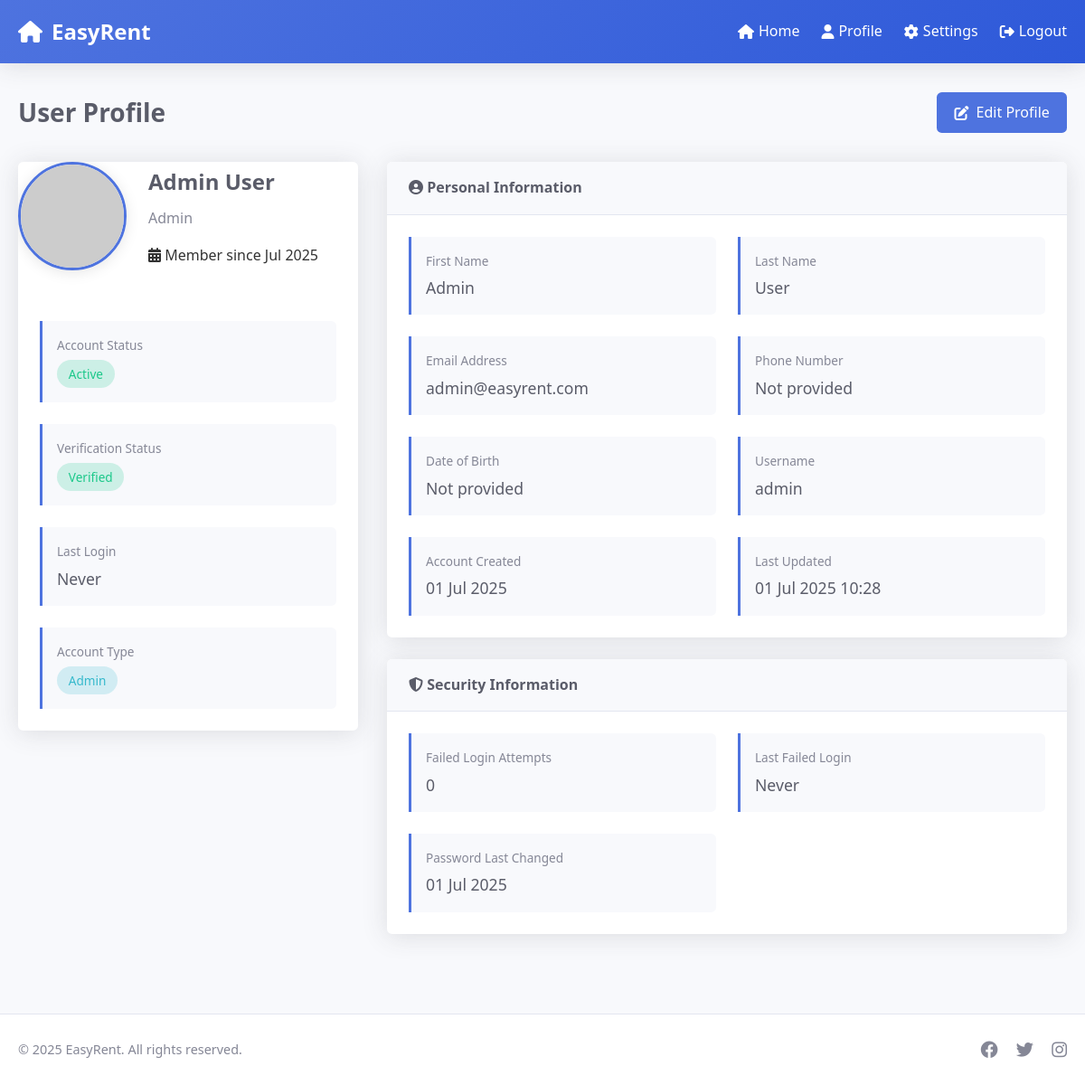
Screenshot of /profile.php (signed in) with the database file from the repository.
### tables this page shows
CREATE TABLE `users` (
  `id` int(11) NOT NULL,
  `username` varchar(50) NOT NULL,
  `email` varchar(100) NOT NULL,
  `password_hash` varchar(255) NOT NULL,
  `user_type` enum('tenant','landlord','admin') NOT NULL DEFAULT 'tenant',
  `first_name` varchar(50) DEFAULT NULL,
  `last_name` varchar(50) DEFAULT NULL,
  `phone` varchar(20) DEFAULT NULL,
  `profile_image` varchar(255) DEFAULT NULL,
  `date_of_birth` date DEFAULT NULL,
  `is_verified` tinyint(1) DEFAULT 0,
  `is_active` tinyint(1) DEFAULT 1,
  `created_at` timestamp NOT NULL DEFAULT current_timestamp(),
  `updated_at` timestamp NOT NULL DEFAULT current_timestamp() ON UPDATE current_timestamp(),
  `failed_login_attempts` int(11) DEFAULT 0,
  `last_failed_login` timestamp NULL DEFAULT NULL,
  `last_login` timestamp NULL DEFAULT NULL,
  `status` enum('active','inactive','suspended') DEFAULT 'active'
);

### profile.php (the view, shortened to what this page needs)
<?php
$database = new Database();
$pdo = $database->getConnection();
$user_id = $_SESSION['user_id'];
$user = [];
try {
    $stmt = $pdo->prepare("SELECT * FROM users WHERE id = ?");
    $stmt->execute([$user_id]);
    $user = $stmt->fetch(PDO::FETCH_ASSOC);
} catch (PDOException $e) {
    $message = "Error fetching profile: " . $e->getMessage();
}
?>
<!DOCTYPE html>
<html lang="en">
<head>
    <link rel="stylesheet" href="https://cdnjs.cloudflare.com/ajax/libs/font-awesome/6.4.0/css/all.min.css">
</head>
<body>
    <header>
        <div class="container header-content">
            <div class="logo">
                <i class="fas fa-home"></i>
                <span>EasyRent</span>
            </div>
            <nav>
                <ul>
                    <li><a href="index.php"><i class="fas fa-home"></i> Home</a></li>
                    <li><a href="profile.php" class="active"><i class="fas fa-user"></i> Profile</a></li>
                    <li><a href="settings.php"><i class="fas fa-cog"></i> Settings</a></li>
                    <li><a href="auth/logout.php"><i class="fas fa-sign-out-alt"></i> Logout</a></li>
                </ul>
            </nav>
        </div>
    </header>
    <main class="main-content">
        <div class="container">
            <div class="page-header">
                <h1 class="page-title">User Profile</h1>
                <a href="settings.php" class="btn btn-primary">
                    <i class="fas fa-edit"></i> Edit Profile
                </a>
            </div>
            <div class="profile-container">
                <div class="profile-sidebar">
                    <div class="card">
                        <div class="profile-header">
                            <img src="https://ui-avatars.com/api/?name=<?= urlencode($user['first_name'] . '+' . $user['last_name']) ?>&background=4e73df&color=fff&size=128"
                                 alt="Profile Image" class="profile-img">
                            <div class="profile-info">
                                <h2 class="profile-name"><?= htmlspecialchars($user['first_name'] . ' ' . $user['last_name']) ?></h2>
                                <p class="profile-role"><?= ucfirst($user['user_type']) ?></p>
                                <p><i class="fas fa-calendar-alt"></i> Member since <?= date('M Y', strtotime($user['created_at'])) ?></p>
                            </div>
                        </div>
                        <div class="card-body">
                            <div class="info-grid">
                                <div class="info-item">
                                    <div class="info-label">Account Status</div>
                                    <div class="info-value">
                                        <span class="status-badge <?= $user['is_active'] ? 'badge-success' : 'badge-warning' ?>">
                                            <?= $user['is_active'] ? 'Active' : 'Inactive' ?>
                                        </span>
                                    </div>
                                </div>
                                <div class="info-item">
                                    <div class="info-label">Verification Status</div>
                                    <div class="info-value">
                                        <span class="status-badge <?= $user['is_verified'] ? 'badge-success' : 'badge-warning' ?>">
                                            <?= $user['is_verified'] ? 'Verified' : 'Pending' ?>
                                        </span>
                                    </div>
                                </div>
                                <div class="info-item">
                                    <div class="info-label">Last Login</div>
                                    <div class="info-value">
                                        <?= $user['last_login'] ? date('d M Y H:i', strtotime($user['last_login'])) : 'Never' ?>
                                    </div>
                                </div>
                                <div class="info-item">
                                    <div class="info-label">Account Type</div>
                                    <div class="info-value">
                                        <span class="status-badge badge-info">
                                            <?= ucfirst($user['user_type']) ?>
                                        </span>
                                    </div>
                                </div>
                            </div>
                        </div>
                    </div>
                </div>
                <div class="profile-main">
                    <div class="card">
                        <div class="card-header">
                            <i class="fas fa-user-circle"></i> Personal Information
                        </div>
                        <div class="card-body">
                            <div class="info-grid">
                                <div class="info-item">
                                    <div class="info-label">First Name</div>
                                    <div class="info-value"><?= htmlspecialchars($user['first_name']) ?></div>
                                </div>
                                <div class="info-item">
                                    <div class="info-label">Last Name</div>
                                    <div class="info-value"><?= htmlspecialchars($user['last_name']) ?></div>
                                </div>
                                <div class="info-item">
                                    <div class="info-label">Email Address</div>
                                    <div class="info-value"><?= htmlspecialchars($user['email']) ?></div>
                                </div>
                                <div class="info-item">
                                    <div class="info-label">Phone Number</div>
                                    <div class="info-value"><?= htmlspecialchars($user['phone'] ?? 'Not provided') ?></div>
                                </div>
                                <div class="info-item">
                                    <div class="info-label">Date of Birth</div>
                                    <div class="info-value">
                                        <?= $user['date_of_birth'] ? date('d M Y', strtotime($user['date_of_birth'])) : 'Not provided' ?>
                                    </div>
                                </div>
                                <div class="info-item">
                                    <div class="info-label">Username</div>
                                    <div class="info-value"><?= htmlspecialchars($user['username']) ?></div>
                                </div>
                                <div class="info-item">
                                    <div class="info-label">Account Created</div>
                                    <div class="info-value"><?= date('d M Y', strtotime($user['created_at'])) ?></div>
                                </div>
                                <div class="info-item">
                                    <div class="info-label">Last Updated</div>
                                    <div class="info-value">
                                        <?= $user['updated_at'] ? date('d M Y H:i', strtotime($user['updated_at'])) : 'Never' ?>
                                    </div>
                                </div>
                            </div>
                        </div>
                    </div>
                    <div class="card">
                        <div class="card-header">
                            <i class="fas fa-shield-alt"></i> Security Information
                        </div>
                        <div class="card-body">
                            <div class="info-grid">
                                <div class="info-item">
                                    <div class="info-label">Failed Login Attempts</div>
                                    <div class="info-value"><?= htmlspecialchars($user['failed_login_attempts'] ?? 0) ?></div>
                                </div>
                                <div class="info-item">
                                    <div class="info-label">Last Failed Login</div>
                                    <div class="info-value">
                                        <?= $user['last_failed_login'] ? date('d M Y H:i', strtotime($user['last_failed_login'])) : 'Never' ?>
                                    </div>
                                </div>
                                <div class="info-item">
                                    <div class="info-label">Password Last Changed</div>
                                    <div class="info-value">
                                        <?= $user['updated_at'] ? date('d M Y', strtotime($user['updated_at'])) : 'Unknown' ?>
                                    </div>
                                </div>
                            </div>
                        </div>
                    </div>
                </div>
            </div>
        </div>
    </main>
    <footer>
        <div class="container footer-content">
            <div class="copyright">
                &copy; <?= date('Y') ?> EasyRent. All rights reserved.
            </div>
            <div class="social-links">
                <a href="#"><i class="fab fa-facebook"></i></a>
                <a href="#"><i class="fab fa-twitter"></i></a>
                <a href="#"><i class="fab fa-instagram"></i></a>
            </div>
        </div>
    </footer>
</body>
</html>

### profile.php (style rules this page uses)
:root { --primary: #4e73df; --primary-dark: #2e59d9; --secondary: #858796; --success: #1cc88a; --info: #36b9cc; --warning: #f6c23e; --danger: #e74a3b; --light: #f8f9fc; --dark: #5a5c69; --shadow: 0 0.15rem 1.75rem 0 rgba(58, 59, 69, 0.15); --border-radius: 0.35rem; }
* { margin: 0; padding: 0; box-sizing: border-box; font-family: 'Segoe UI', Tahoma, Geneva, Verdana, sans-serif; }
body { background-color: #f8f9fc; color: #333; line-height: 1.6; }
.container { max-width: 1200px; margin: 0 auto; padding: 0 20px; }
header { background: linear-gradient(135deg, var(--primary), var(--primary-dark)); color: white; padding: 1rem 0; box-shadow: var(--shadow); position: sticky; top: 0; z-index: 100; }
.header-content { display: flex; justify-content: space-between; align-items: center; }
.logo { font-size: 1.5rem; font-weight: 700; display: flex; align-items: center; }
.logo i { margin-right: 10px; }
nav ul { display: flex; list-style: none; }
nav ul li { margin-left: 1.5rem; }
nav ul li a { color: white; text-decoration: none; font-weight: 500; display: flex; align-items: center; transition: opacity 0.3s; }
nav ul li a i { margin-right: 5px; }
.main-content { padding: 2rem 0; }
.page-header { display: flex; justify-content: space-between; align-items: center; margin-bottom: 2rem; }
.page-title { font-size: 1.75rem; color: var(--dark); font-weight: 600; }
.card { background: white; border-radius: var(--border-radius); box-shadow: var(--shadow); margin-bottom: 1.5rem; overflow: hidden; }
.card-header { background-color: #f8f9fc; border-bottom: 1px solid #e3e6f0; padding: 1rem 1.5rem; font-weight: 600; color: var(--dark); }
.card-body { padding: 1.5rem; }
.profile-container { display: flex; flex-wrap: wrap; gap: 2rem; }
.profile-sidebar { flex: 1; min-width: 300px; }
.profile-main { flex: 2; min-width: 300px; }
.profile-header { display: flex; align-items: center; margin-bottom: 2rem; }
.profile-img { width: 120px; height: 120px; border-radius: 50%; object-fit: cover; border: 3px solid var(--primary); box-shadow: 0 0.15rem 1rem rgba(0, 0, 0, 0.1); }
.profile-info { margin-left: 1.5rem; }
.profile-name { font-size: 1.5rem; font-weight: 600; color: var(--dark); margin-bottom: 0.5rem; }
.profile-role { color: var(--secondary); margin-bottom: 1rem; }
.btn { display: inline-flex; align-items: center; justify-content: center; padding: 0.6rem 1.2rem; border-radius: var(--border-radius); font-weight: 500; text-decoration: none; transition: all 0.3s; cursor: pointer; border: none; }
.btn-primary { background: var(--primary); color: white; }
.btn i { margin-right: 8px; }
.info-grid { display: grid; grid-template-columns: repeat(auto-fill, minmax(250px, 1fr)); gap: 1.5rem; }
.info-item { padding: 1rem; border-left: 3px solid var(--primary); background: #f8f9fc; border-radius: 0 var(--border-radius) var(--border-radius) 0; }
.info-label { font-size: 0.85rem; color: var(--secondary); margin-bottom: 0.3rem; }
.info-value { font-size: 1.1rem; font-weight: 500; color: var(--dark); }
.status-badge { display: inline-block; padding: 0.3rem 0.8rem; border-radius: 2rem; font-size: 0.85rem; font-weight: 500; }
.badge-success { background-color: rgba(28, 200, 138, 0.2); color: var(--success); }
.badge-info { background-color: rgba(54, 185, 204, 0.2); color: var(--info); }
footer { background: white; border-top: 1px solid #e3e6f0; padding: 1.5rem 0; margin-top: 2rem; }
.footer-content { display: flex; justify-content: space-between; align-items: center; }
.copyright { color: var(--secondary); font-size: 0.9rem; }
.social-links a { color: var(--secondary); margin-left: 1rem; font-size: 1.2rem; transition: color 0.3s; }

### rows the page displays
users: first_name+last_name "Admin User", user_type "Admin", created_at "Jul 2025", first_name "Admin", last_name "User", email "admin@easyrent.com", phone "Not provided", username "admin", created_at "01 Jul 2025", updated_at "01 Jul 2025 10:28", failed_login_attempts "0", updated_at "01 Jul 2025"
